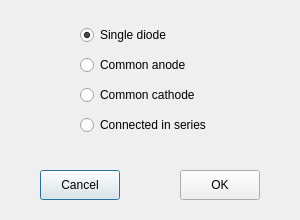
<?xml version="1.0" encoding="UTF-8"?>
<ui version="4.0">
 <class>DiodeSelector</class>
 <widget class="QDialog" name="DiodeSelector">
  <property name="geometry">
   <rect>
    <x>0</x>
    <y>0</y>
    <width>300</width>
    <height>220</height>
   </rect>
  </property>
  <property name="windowTitle">
   <string>Double Diodes</string>
  </property>
  <widget class="QPushButton" name="cancelButton">
   <property name="geometry">
    <rect>
     <x>40</x>
     <y>170</y>
     <width>80</width>
     <height>30</height>
    </rect>
   </property>
   <property name="text">
    <string>Cancel</string>
   </property>
  </widget>
  <widget class="QPushButton" name="okButton">
   <property name="geometry">
    <rect>
     <x>180</x>
     <y>170</y>
     <width>80</width>
     <height>30</height>
    </rect>
   </property>
   <property name="text">
    <string>OK</string>
   </property>
  </widget>
  <widget class="QRadioButton" name="singleDiodeRadioButton">
   <property name="geometry">
    <rect>
     <x>80</x>
     <y>20</y>
     <width>160</width>
     <height>30</height>
    </rect>
   </property>
   <property name="text">
    <string>Single diode</string>
   </property>
   <property name="checked">
    <bool>true</bool>
   </property>
  </widget>
  <widget class="QRadioButton" name="commonAnodeRadioButton">
   <property name="geometry">
    <rect>
     <x>80</x>
     <y>50</y>
     <width>160</width>
     <height>30</height>
    </rect>
   </property>
   <property name="text">
    <string>Common anode</string>
   </property>
  </widget>
  <widget class="QRadioButton" name="commonCathodeRadioButton">
   <property name="geometry">
    <rect>
     <x>80</x>
     <y>80</y>
     <width>160</width>
     <height>30</height>
    </rect>
   </property>
   <property name="text">
    <string>Common cathode</string>
   </property>
  </widget>
  <widget class="QRadioButton" name="connectedInSeriesRadioButton">
   <property name="geometry">
    <rect>
     <x>80</x>
     <y>110</y>
     <width>160</width>
     <height>30</height>
    </rect>
   </property>
   <property name="text">
    <string>Connected in series</string>
   </property>
  </widget>
 </widget>
 <resources/>
 <connections/>
</ui>
